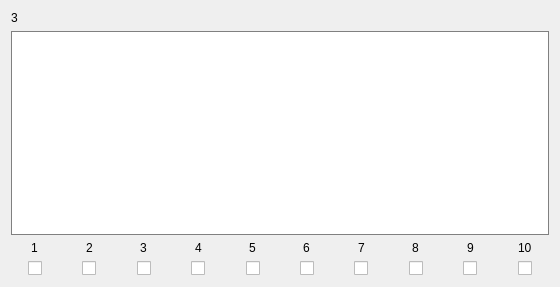
            <widget class="QWidget" name="scrollAreaWidgetContents_153">
             <property name="geometry">
              <rect>
               <x>0</x>
               <y>0</y>
               <width>560</width>
               <height>287</height>
              </rect>
             </property>
             <layout class="QVBoxLayout" name="verticalLayout_101">
              <item>
               <widget class="QLabel" name="Name_3">
                <property name="text">
                 <string>3</string>
                </property>
               </widget>
              </item>
              <item>
               <widget class="QTextEdit" name="Text_3">
                <property name="styleSheet">
                 <string notr="true">border: 1px solid gray</string>
                </property>
               </widget>
              </item>
              <item>
               <layout class="QHBoxLayout" name="horizontalLayout_25">
                <property name="bottomMargin">
                 <number>0</number>
                </property>
                <item>
                 <layout class="QVBoxLayout" name="verticalLayout_233">
                  <property name="rightMargin">
                   <number>0</number>
                  </property>
                  <property name="bottomMargin">
                   <number>0</number>
                  </property>
                  <item alignment="Qt::AlignHCenter">
                   <widget class="QLabel" name="label_212">
                    <property name="text">
                     <string>1</string>
                    </property>
                   </widget>
                  </item>
                  <item alignment="Qt::AlignHCenter">
                   <widget class="QCheckBox" name="Check_3_1">
                    <property name="text">
                     <string/>
                    </property>
                   </widget>
                  </item>
                 </layout>
                </item>
                <item>
                 <layout class="QVBoxLayout" name="verticalLayout_234">
                  <property name="rightMargin">
                   <number>0</number>
                  </property>
                  <property name="bottomMargin">
                   <number>0</number>
                  </property>
                  <item alignment="Qt::AlignHCenter">
                   <widget class="QLabel" name="label_213">
                    <property name="text">
                     <string>2</string>
                    </property>
                   </widget>
                  </item>
                  <item alignment="Qt::AlignHCenter">
                   <widget class="QCheckBox" name="Check_3_2">
                    <property name="text">
                     <string/>
                    </property>
                   </widget>
                  </item>
                 </layout>
                </item>
                <item>
                 <layout class="QVBoxLayout" name="verticalLayout_235">
                  <property name="rightMargin">
                   <number>0</number>
                  </property>
                  <property name="bottomMargin">
                   <number>0</number>
                  </property>
                  <item alignment="Qt::AlignHCenter">
                   <widget class="QLabel" name="label_214">
                    <property name="text">
                     <string>3</string>
                    </property>
                   </widget>
                  </item>
                  <item alignment="Qt::AlignHCenter">
                   <widget class="QCheckBox" name="Check_3_3">
                    <property name="text">
                     <string/>
                    </property>
                   </widget>
                  </item>
                 </layout>
                </item>
                <item>
                 <layout class="QVBoxLayout" name="verticalLayout_236">
                  <property name="rightMargin">
                   <number>0</number>
                  </property>
                  <property name="bottomMargin">
                   <number>0</number>
                  </property>
                  <item alignment="Qt::AlignHCenter">
                   <widget class="QLabel" name="label_215">
                    <property name="text">
                     <string>4</string>
                    </property>
                   </widget>
                  </item>
                  <item alignment="Qt::AlignHCenter">
                   <widget class="QCheckBox" name="Check_3_4">
                    <property name="text">
                     <string/>
                    </property>
                   </widget>
                  </item>
                 </layout>
                </item>
                <item>
                 <layout class="QVBoxLayout" name="verticalLayout_237">
                  <property name="rightMargin">
                   <number>0</number>
                  </property>
                  <property name="bottomMargin">
                   <number>0</number>
                  </property>
                  <item alignment="Qt::AlignHCenter">
                   <widget class="QLabel" name="label_216">
                    <property name="text">
                     <string>5</string>
                    </property>
                   </widget>
                  </item>
                  <item alignment="Qt::AlignHCenter">
                   <widget class="QCheckBox" name="Check_3_5">
                    <property name="text">
                     <string/>
                    </property>
                   </widget>
                  </item>
                 </layout>
                </item>
                <item>
                 <layout class="QVBoxLayout" name="verticalLayout_238">
                  <property name="rightMargin">
                   <number>0</number>
                  </property>
                  <property name="bottomMargin">
                   <number>0</number>
                  </property>
                  <item alignment="Qt::AlignHCenter">
                   <widget class="QLabel" name="label_217">
                    <property name="text">
                     <string>6</string>
                    </property>
                   </widget>
                  </item>
                  <item alignment="Qt::AlignHCenter">
                   <widget class="QCheckBox" name="Check_3_6">
                    <property name="text">
                     <string/>
                    </property>
                   </widget>
                  </item>
                 </layout>
                </item>
                <item>
                 <layout class="QVBoxLayout" name="verticalLayout_239">
                  <property name="rightMargin">
                   <number>0</number>
                  </property>
                  <property name="bottomMargin">
                   <number>0</number>
                  </property>
                  <item alignment="Qt::AlignHCenter">
                   <widget class="QLabel" name="label_218">
                    <property name="text">
                     <string>7</string>
                    </property>
                   </widget>
                  </item>
                  <item alignment="Qt::AlignHCenter">
                   <widget class="QCheckBox" name="Check_3_7">
                    <property name="text">
                     <string/>
                    </property>
                   </widget>
                  </item>
                 </layout>
                </item>
                <item>
                 <layout class="QVBoxLayout" name="verticalLayout_240">
                  <property name="rightMargin">
                   <number>0</number>
                  </property>
                  <property name="bottomMargin">
                   <number>0</number>
                  </property>
                  <item alignment="Qt::AlignHCenter">
                   <widget class="QLabel" name="label_219">
                    <property name="text">
                     <string>8</string>
                    </property>
                   </widget>
                  </item>
                  <item alignment="Qt::AlignHCenter">
                   <widget class="QCheckBox" name="Check_3_8">
                    <property name="text">
                     <string/>
                    </property>
                   </widget>
                  </item>
                 </layout>
                </item>
                <item>
                 <layout class="QVBoxLayout" name="verticalLayout_241">
                  <property name="rightMargin">
                   <number>0</number>
                  </property>
                  <property name="bottomMargin">
                   <number>0</number>
                  </property>
                  <item alignment="Qt::AlignHCenter">
                   <widget class="QLabel" name="label_220">
                    <property name="text">
                     <string>9</string>
                    </property>
                   </widget>
                  </item>
                  <item alignment="Qt::AlignHCenter">
                   <widget class="QCheckBox" name="Check_3_9">
                    <property name="text">
                     <string/>
                    </property>
                   </widget>
                  </item>
                 </layout>
                </item>
                <item>
                 <layout class="QVBoxLayout" name="verticalLayout_242">
                  <property name="rightMargin">
                   <number>0</number>
                  </property>
                  <property name="bottomMargin">
                   <number>0</number>
                  </property>
                  <item alignment="Qt::AlignHCenter">
                   <widget class="QLabel" name="label_221">
                    <property name="text">
                     <string>10</string>
                    </property>
                   </widget>
                  </item>
                  <item alignment="Qt::AlignHCenter">
                   <widget class="QCheckBox" name="Check_3_10">
                    <property name="text">
                     <string/>
                    </property>
                   </widget>
                  </item>
                 </layout>
                </item>
               </layout>
              </item>
             </layout>
            </widget>
